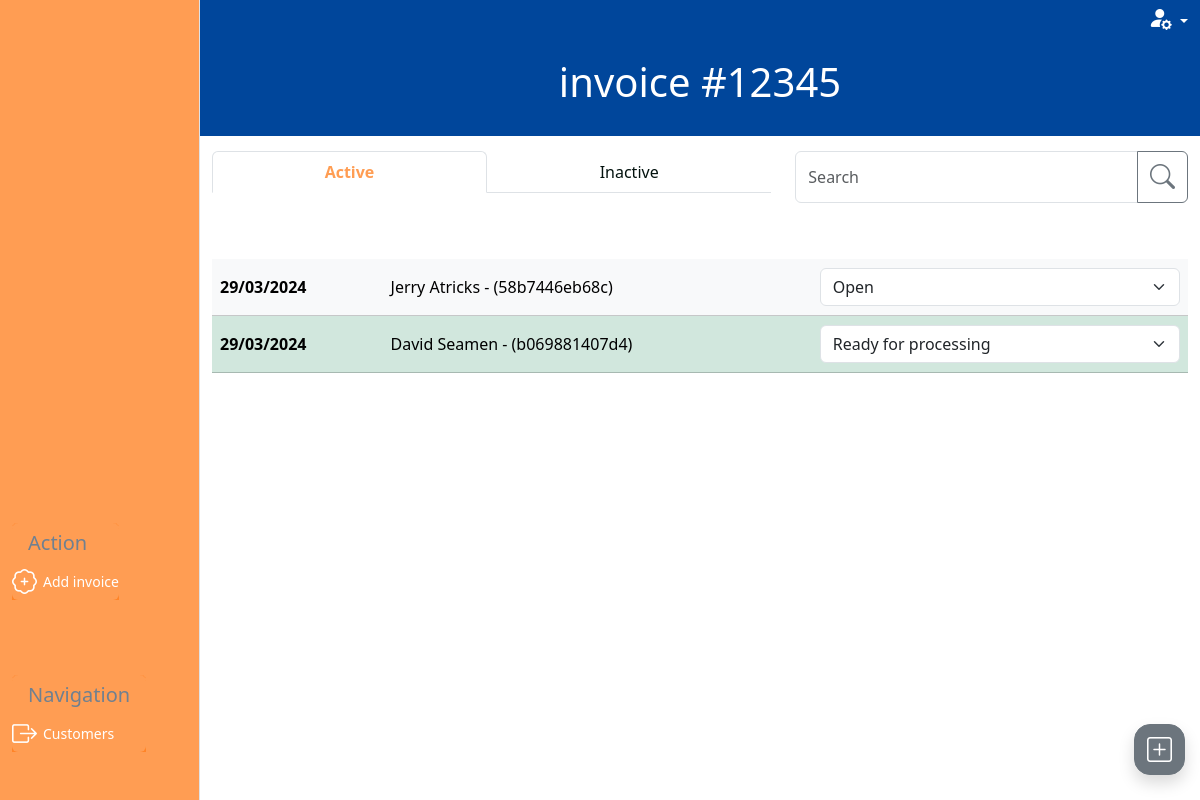
The app's page /invoices/invoice_list with its own data.
### invoice/models.py (models this page shows, shortened)
class Invoice(models.Model):
    class InvoiceStatus(models.IntegerChoices):
        WORK_ON_HOLD = 1, 'Work on hold'
        OPEN = 2, 'Open'
        READY_FOR_PROCESSING = 3, 'Ready for processing'
        READY_FOR_VERIFICATION = 4, 'Ready for verification'
        SENT_TO_CUSTOMER = 5, 'Sent to customer'
        COMPLETE = 6, 'Complete'
    inv_number = models.CharField(
        max_length=10, null=True, editable=False)
    inv_integer = models.PositiveIntegerField(null=True, editable=False)
    customer = models.ForeignKey(
        Customer, on_delete=models.PROTECT, related_name='invoices',
        blank=True, null=True)
    vehicle = models.ForeignKey(
        Vehicle, on_delete=models.PROTECT, related_name='invoices',
        blank=True, null=True)
    date_in = models.DateTimeField(blank=True, null=True)
    mileage = models.PositiveIntegerField(blank=True, null=True)
    status = models.PositiveSmallIntegerField(
        choices=InvoiceStatus.choices, blank=True, null=True)
    active = models.BooleanField(default=True, blank=True, null=True)
    subtotal = models.PositiveIntegerField(blank=True, null=True)
    vat_subtotal = models.PositiveIntegerField(blank=True, null=True)
    grand_total = models.PositiveIntegerField(blank=True, null=True)
    slug = models.SlugField(max_length=100, unique=True, blank=False, null=False)
    unique_id = models.CharField(null=True, blank=True, max_length=100)
    def __str__(self):
        if self.inv_integer:
            result = f'{self.customer} - {self.vehicle} - {self.inv_number}'
        elif self.customer and self.vehicle:
            result = f'{self.customer} - {self.vehicle} - ({self.unique_id})'
        elif self.customer or self.vehicle:
            result = f'{self.customer or self.vehicle} - ({self.unique_id})'
        else:
            result = f'Blank invoice - ({self.unique_id})'
        return result

### customer/models.py (models this page shows, shortened)
class Customer(models.Model):
    class CustomerType(models.IntegerChoices):
        TRADE = 1, 'Trade'
        PRIVATE = 2, 'Private'
    class PaymentTerms(models.IntegerChoices):
        PIA = 1, 'Payment in advance'
        NET_7 = 2, '7 days'
        NET_14 = 3, '14 days'
        NET_30 = 4, '30 days'
        NET_60 = 5, '60 days'
    name = models.CharField(max_length=20, blank=False, null=False)
    friendly_name = models.CharField(max_length=10, blank=True, null=True)
    type = models.PositiveSmallIntegerField(
        choices=CustomerType.choices, blank=True, null=True)
    address_line_1 = models.CharField(max_length=27, blank=True, null=True)
    address_line_2 = models.CharField(max_length=27, blank=True, null=True)
    city_region = models.CharField(max_length=27, blank=True, null=True)
    postcode = models.CharField(max_length=10, blank=True, null=True)
    contact_number_primary = models.CharField(max_length=20, blank=True, null=True)
    email = models.CharField(max_length=20, blank=True, null=True)
    payment_terms = models.PositiveSmallIntegerField(
        choices=PaymentTerms.choices, blank=True, null=True)
    active = models.BooleanField(default=True, blank=True, null=True)
    slug = models.SlugField(max_length=100, unique=True, blank=False, null=False)
    def __str__(self):
        return self.name

### invoice/views.py (the view, shortened to what this page needs)
# urls.py: path('invoice_list', views.invoice_list, name='invoice_list'),
def invoice_list(request):
    create_invoice_form = InvoiceForm(initial={'status': 2})
    invoices = Invoice.objects.all()
    query = None
    filter_mapping = {
        'active': [2, 3, 4],
        'pending': [5,],
        'inactive': [1, 6]
    }
    filter = 'active'
    if request.method == 'GET':
        if 'filter' in request.GET:
            filter = request.GET['filter']
            if 'q' in request.GET:
                query = request.GET['q']
                if not query:
                    messages.error(request, 'Nothing entered in search bar.')
                    return redirect(reverse('invoice_list'))
                queries = Q(customer__name__icontains=query) | Q(vehicle__registration__icontains=query)
                invoices = invoices.filter(queries)
    status_to_filter = filter_mapping.get(filter)
    invoices=invoices.filter(status__in=status_to_filter)
    all_status_options = dict(Invoice.InvoiceStatus.choices)
    status_mapping = {
        1: (2,),
        2: (3, 1),
        3: (4, 2),
        4: (5, 3),
        5: (6, 4)
    }
    class_mapping = {
        1: 'table-secondary',
        3: 'table-success',
        4: 'table-warning'
    }
    for invoice in invoices:
        available_status_options = status_mapping.get(invoice.status, {})
        invoice.available_status_options = extract_options(all_status_options, *available_status_options)
    context = {
        'create_invoice_form': create_invoice_form,
        'invoices': invoices,
        'search_term': query,
        'filter_status': filter,
        'table_class_dict': class_mapping
    }
    return render(request, 'invoice/invoice_list.html', context)

### customer/models.py (called while the page is built)
    def __str__(self):
        return self.registration

### invoice/context_processors/context_processors.py (called while the page is built)
def user_creds(request):
    return {
        'Mechanic': request.user.groups.filter(name='Mechanic').exists(),
        'Accounts': request.user.groups.filter(name='Accounts').exists(),
        'Foreman': request.user.groups.filter(name='Foreman').exists(),
    }

### invoice/forms.py (called while the page is built)
def add_or_edit_button(slug):
    if slug:
        text = 'Edit'
    else:
        text = 'Create'
    return text

def add_or_edit_path(slug, type):
    if slug:
        path = reverse('edit_'+type, args=[slug])
    else:
        path = reverse('create_'+type)
    return path

def add_or_edit_modal(slug, type, layout):
    if slug:
        layout
    else:
        layout = Modal(
            layout,
            css_id=type+"_modal",
            title="Add "+type.capitalize(),
            css_class="modal-lg h-100 overflow-y-auto"
        )
    return  layout

    def create_option(self, name, value, label, selected, index, subindex=None, attrs=None):
        option = super().create_option(
            name, value, label, selected, index, subindex=subindex, attrs=attrs)
        try:
            instance = self.choices.queryset.get(pk=value.value)
            option_fk = instance.customer.id
            if option_fk:
                option['attrs']['class'] = option_fk
        except:
            option['attrs']['class'] = 'no_customer'
        return option

### invoice/templatetags/custom_tags.py (called while the page is built)
@register.filter
def get_class(value, arg):
    return arg.get(value, 'table-light')

@register.filter
def date_uk(value):
    return formats.date_format(value, "d/m/Y")

### invoice/views.py (called while the page is built)
def extract_options(status_options, *keys_to_keep):
    return {key: status_options[key] for key in keys_to_keep}

### invoice/templates/invoice/invoice_list.html (shortened to what this page needs)
{% extends "base_dashboard.html" %}
{% load static %}
{% load crispy_forms_tags %}
{% load custom_tags %}
{% block css %}
{{ block.super }}
<link rel="stylesheet" href="{% static 'invoice/css/invoice.css' %}">
{% endblock %}
{% block page_title %}Invoice list{% endblock %}Invoices{% block page_heading %}invoice #12345{% endblock %}
{% block side_menu_action_items %}
<a type="button" data-bs-toggle="modal" data-bs-target="#invoice_modal" class="btn side-menu-link text-white"><i
        class="bi bi-patch-plus"></i> <span>Add invoice</span></a>
{% endblock side_menu_action_items %}
{% block side_menu_nav_items %}
<a href="{% url 'customer_list' %}" class="btn side-menu-link text-white"><i
        class="bi bi-box-arrow-right"></i><span>Customers</span></a>
{% endblock side_menu_nav_items %}
{% block filter_search %}
<div class="col-7 d-none d-lg-block mb-4">
    <ul class="nav nav-tabs nav-fill" role="navigation">
        <li class="nav-item">
            <a class="nav-link {% if filter_status == 'active' %}active" aria-current="page" {% else %}" {% endif %}
            href="{% url 'invoice_list' %}">Active</a>
        </li>
        <li class="nav-item">
            <a class="nav-link {% if filter_status == 'inactive' %}active" aria-current="page" {% else %}" {% endif %}
            href="{% url 'invoice_list' %}?filter=inactive">Inactive</a>
        </li>
    </ul>
</div>
<div class="col-lg-5 d-none d-lg-block ">
    <form action="{% url 'invoice_list' %}" method="GET">
        {% include 'includes/searchbar.html' %}
    </form>
</div>
{% endblock %}
{% block dashboard_content %}
<table class="table table-hover align-middle">
    <tbody>
        {% if invoices %}
        {% for invoice in invoices %}
        {% with status=invoice.status %}
        {% if status == 1 and Mechanic or status == 3 and Mechanic %}
        {% elif status == 4 and not Accounts %}
        {% else %}
        <tr class="{{ invoice.status|get_class:table_class_dict }}">
            <th scope="row " class="d-none d-lg-table-cell">
                <a href="{% url 'invoice_summary' invoice.slug %}">{{invoice.date_in|date_uk}}</a>
            </th>
            <td class="d-none d-lg-table-cell">
                <a href="{% url 'invoice_summary' invoice.slug %}">{{invoice}}</a>
            </td>
            <td>
                <form action="{% url 'invoice_list' %}" method="POST" id="invoice_change_status_{{invoice.pk}}">
                    <select class="form-select" aria-label="Default select example" onchange="submitForm(this)"
                        name="status">
                        <option selected disabled>{{invoice.get_status_display}}</option>
                    </select>
                </form>
            </td>
        </tr>
        {% endif %}
        {% endwith %}
        {% endfor %}
        {% else %}
        <div class="text-center">
            <h5>No results</h5>
        </div>
        {% endif %}
    </tbody>
</table>
{% endblock %}

### static/css/base.css (style rules this page uses)
html { height: 100%; overflow: hidden; }
a { color: black; text-decoration: none; }
i { font-size: 25px; }
.side-menu-link { display: flex; justify-content: end; align-items: center; justify-content: start; font-size: 14px; font-weight: 500; border:none; margin-right: 0px; padding: 0; }
.side-menu-link > i { font-size: 25px; margin-right: 6px; }
tr { line-height: 40px; }
th > a, td > a { text-decoration: none; display:block }

### invoice/static/invoice/css/invoice.css (style rules this page uses)
.nav-item .nav-link { color: #03120E; }
.nav-tabs .nav-item .nav-link.active { color: #FF9D53!important; font-weight: 600; }

### records on screen
Invoice: date_in "29/03/2024", inv_integer+customer+vehicle "Jerry Atricks - (58b7446eb68c)", status "Open"
Invoice: date_in "29/03/2024", inv_integer+customer+vehicle "David Seamen - (b069881407d4)", status "Ready for processing"
